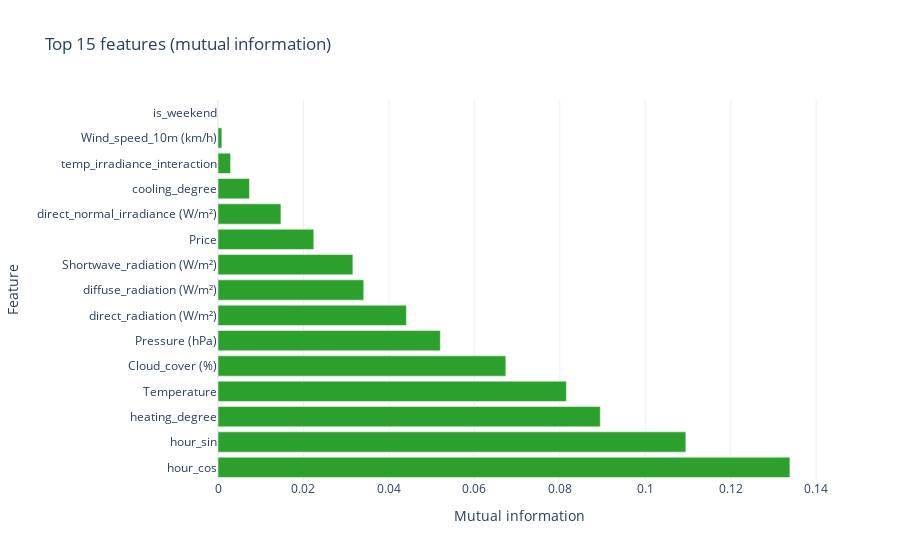

The cell this chart's notebook holds for it:
### Markdown cell above
### Figure 4 – Top features (mutual information)

### Code cell
top15 = mi_series.head(15)
fig, ax = plt.subplots(figsize=(7, 4.5))
ax.barh(top15.index[::-1], top15.values[::-1], color=COLORS['demand'])
ax.set_title('Top 15 features (mutual information)')
ax.set_xlabel('Mutual information')
ax.set_ylabel('Feature')
fig.tight_layout()
save_figure(fig, 'task5_fig_feature_ranking_mi')
plt.close(fig)

fig_px = px.bar(x=top15.values, y=top15.index, orientation='h',
               labels={'x': 'Mutual information', 'y': 'Feature'},
               title='Top 15 features (mutual information)')
save_interactive(fig_px, 'task5_fig_feature_ranking_mi_interactive')
fig_px

### Figure 1 — Plotly figure (JSON) as saved in the notebook; plotly's stock layout.template omitted (floating-point values rounded to 4 significant figures)
{"data": [{"hovertemplate": "Mutual information=%{x}<br>Feature=%{y}<extra></extra>", "legendgroup": "", "marker": {"color": "#2ca02c", "pattern": {"shape": ""}}, "name": "", "orientation": "h", "showlegend": false, "textposition": "auto", "type": "bar", "x": [0.1339, 0.1095, 0.08948, 0.08155, 0.06736, 0.05204, 0.0441, 0.03411, 0.03157, 0.02242, 0.01472, 0.007368, 0.002944, 0.0008983, 0.0], "xaxis": "x", "y": ["hour_cos", "hour_sin", "heating_degree", "Temperature", "Cloud_cover (%)", "Pressure (hPa)", "direct_radiation (W/m²)", "diffuse_radiation (W/m²)", "Shortwave_radiation (W/m²)", "Price", "direct_normal_irradiance (W/m²)", "cooling_degree", "temp_irradiance_interaction", "Wind_speed_10m (km/h)", "is_weekend"], "yaxis": "y"}], "layout": {"barmode": "relative", "legend": {"tracegroupgap": 0}, "title": {"text": "Top 15 features (mutual information)"}, "xaxis": {"anchor": "y", "domain": [0, 1], "title": {"text": "Mutual information"}}, "yaxis": {"anchor": "x", "domain": [0, 1], "title": {"text": "Feature"}}}}
